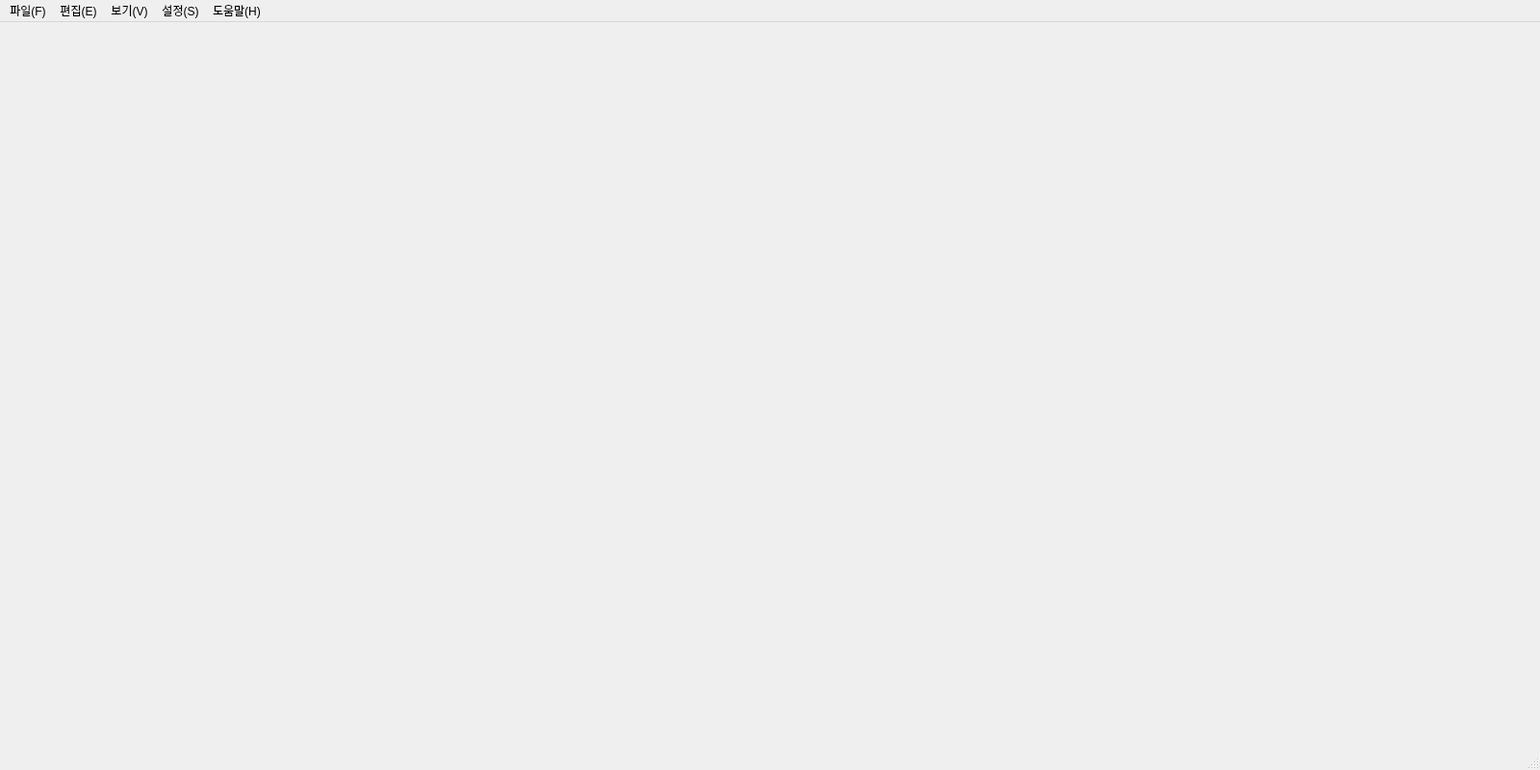
<?xml version="1.0" encoding="UTF-8"?>
<ui version="4.0">
 <class>MainWindow</class>
 <widget class="QMainWindow" name="MainWindow">
  <property name="geometry">
   <rect>
    <x>0</x>
    <y>0</y>
    <width>1600</width>
    <height>800</height>
   </rect>
  </property>
  <property name="windowTitle">
   <string>Motion Detector</string>
  </property>
  <widget class="QWidget" name="centralwidget">
   <widget class="QWidget" name="horizontalLayoutWidget">
    <property name="geometry">
     <rect>
      <x>10</x>
      <y>10</y>
      <width>1581</width>
      <height>711</height>
     </rect>
    </property>
    <layout class="QHBoxLayout" name="horizontalLayout"/>
   </widget>
  </widget>
  <widget class="QMenuBar" name="menubar">
   <property name="geometry">
    <rect>
     <x>0</x>
     <y>0</y>
     <width>1600</width>
     <height>38</height>
    </rect>
   </property>
   <widget class="QMenu" name="menuFile">
    <property name="title">
     <string>파일(F)</string>
    </property>
    <addaction name="actionQuit"/>
   </widget>
   <widget class="QMenu" name="menuEdit">
    <property name="title">
     <string>편집(E)</string>
    </property>
   </widget>
   <widget class="QMenu" name="menuView">
    <property name="title">
     <string>보기(V)</string>
    </property>
   </widget>
   <widget class="QMenu" name="menuSetting">
    <property name="title">
     <string>설정(S)</string>
    </property>
    <addaction name="actionPreferences"/>
   </widget>
   <widget class="QMenu" name="menuHelp">
    <property name="title">
     <string>도움말(H)</string>
    </property>
    <addaction name="actionInformation"/>
   </widget>
   <addaction name="menuFile"/>
   <addaction name="menuEdit"/>
   <addaction name="menuView"/>
   <addaction name="menuSetting"/>
   <addaction name="menuHelp"/>
  </widget>
  <widget class="QStatusBar" name="statusbar"/>
  <action name="actionQuit">
   <property name="text">
    <string>끝내기(Q)</string>
   </property>
   <property name="shortcut">
    <string>Ctrl+Q</string>
   </property>
  </action>
  <action name="actionInformation">
   <property name="text">
    <string>정보</string>
   </property>
  </action>
  <action name="actionPreferences">
   <property name="text">
    <string>환경 설정</string>
   </property>
  </action>
 </widget>
 <resources/>
 <connections/>
</ui>
